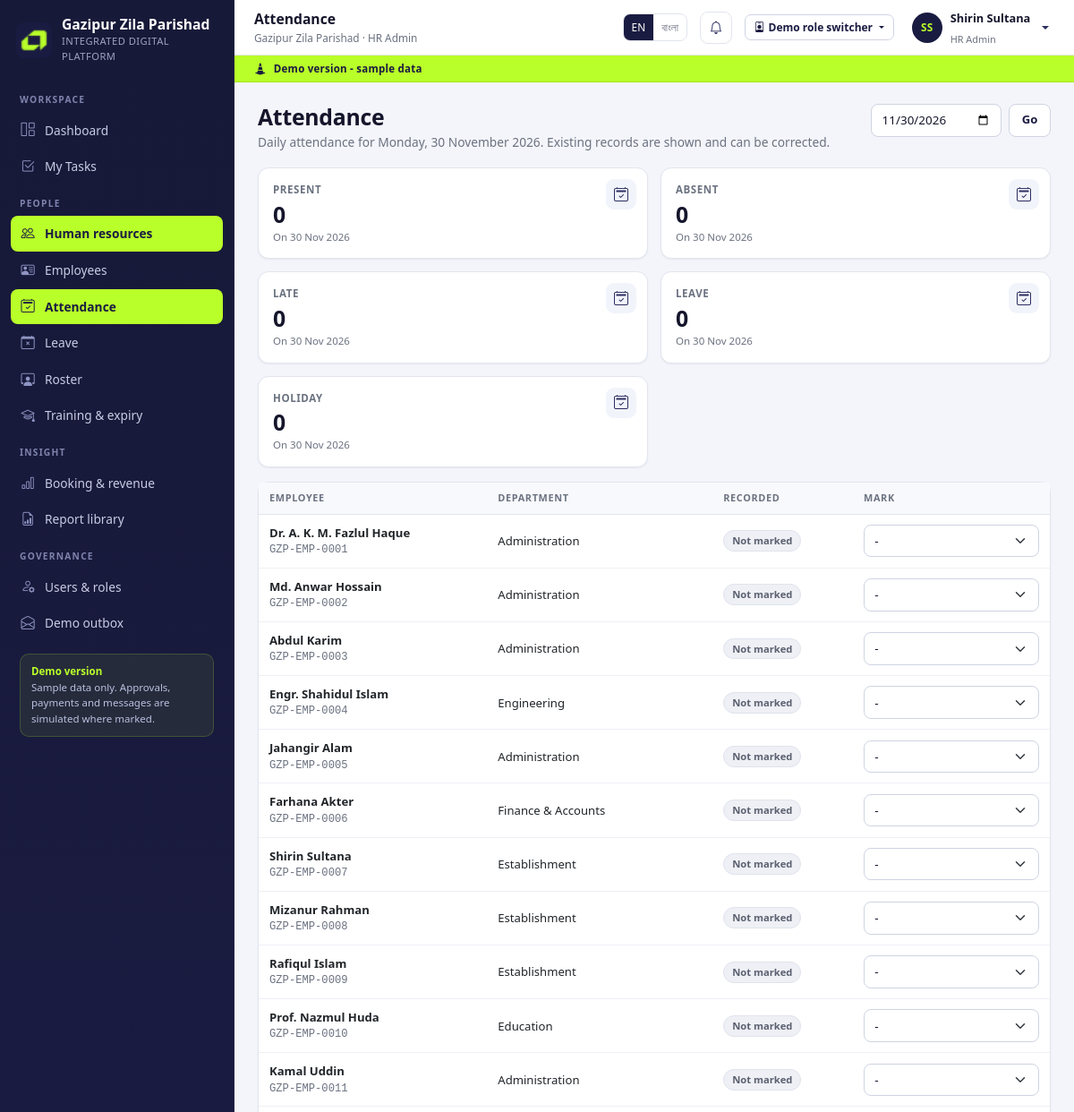
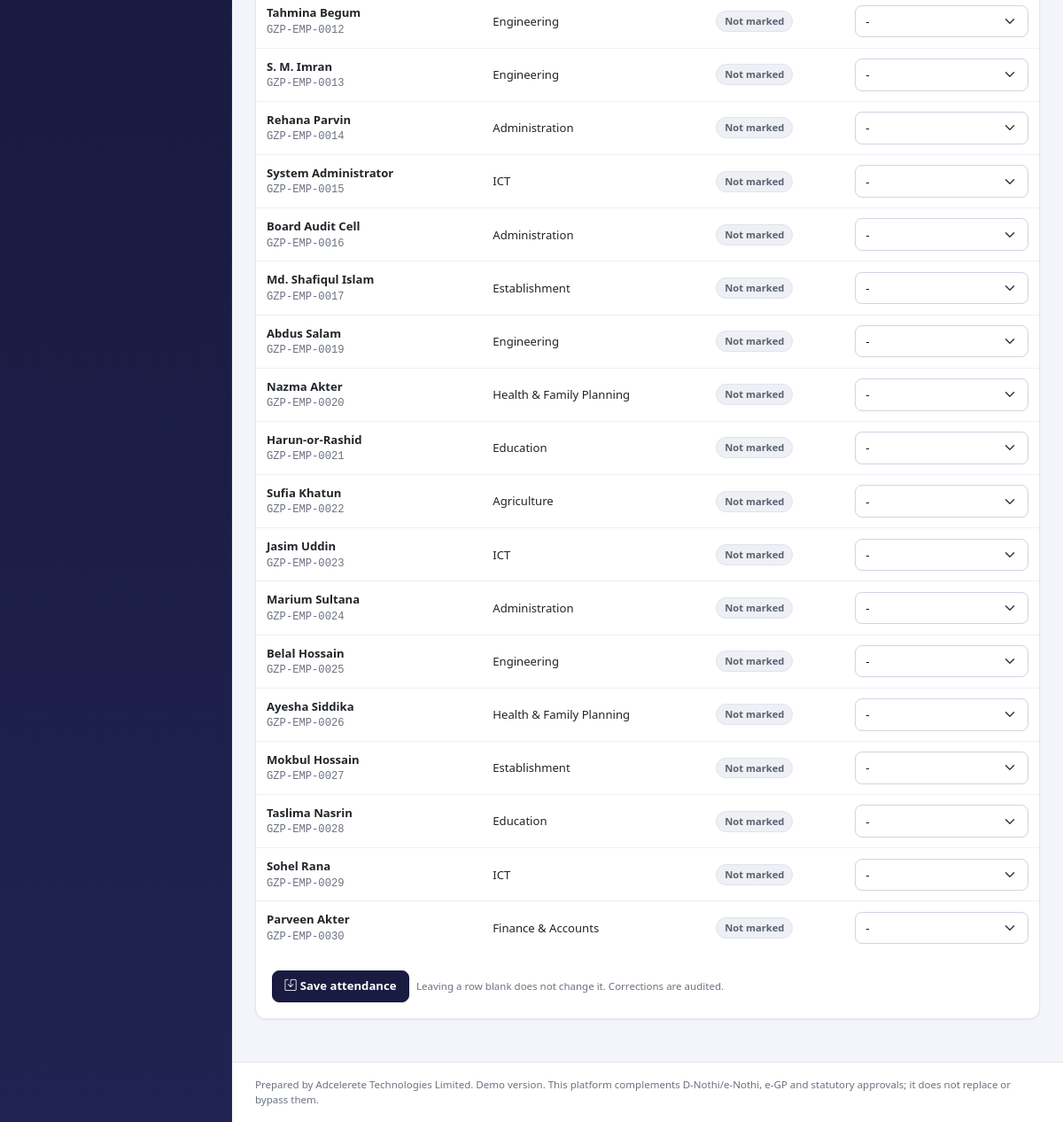
Screenshot of /app/hr/attendance/ (signed in) with the database file from the repository (2 pictures, top to bottom).
### accounts/models.py (models this page shows, shortened)
class User(AbstractUser):
    role = models.ForeignKey(Role, null=True, blank=True, on_delete=models.SET_NULL,
                             related_name='users')
    phone = models.CharField(max_length=30, blank=True)
    department = models.ForeignKey('hr.Department', null=True, blank=True,
                                   on_delete=models.SET_NULL, related_name='users')
    designation = models.ForeignKey('hr.Designation', null=True, blank=True,
                                    on_delete=models.SET_NULL, related_name='users')
    facility = models.ForeignKey('facilities.Facility', null=True, blank=True,
                                 on_delete=models.SET_NULL, related_name='operators',
                                 help_text='Assigned facility for reception operators.')
    email_verified = models.BooleanField(default=False)
    is_demo = models.BooleanField(default=True)
    otp_code = models.CharField(max_length=8, blank=True)
    otp_created_at = models.DateTimeField(null=True, blank=True)
    otp_attempts = models.PositiveIntegerField(default=0)
    class Meta:
        ordering = ['first_name', 'username']
    @property
    def display_name(self):
        return self.get_full_name() or self.username
    @property
    def role_name(self):
        return self.role.name if self.role else 'No role'
    @property
    def is_citizen(self):
        return bool(self.role and self.role.code == 'citizen')
    @property
    def is_staff_portal_user(self):
        return bool(self.role and self.role.code != 'citizen')
    @property
    def is_read_only(self):
        return bool(self.role and self.role.is_read_only)
    def can(self, code):
        if not getattr(self, 'is_authenticated', False):
            return False
        if self.is_superuser:
            return True
        if not self.role_id:
            return False
        cache = getattr(self, '_perm_cache', None)
        if cache is None:
            cache = set(self.role.permissions.values_list('code', flat=True))
            self._perm_cache = cache
        return code in cache

class Role(models.Model):
    code = models.SlugField(max_length=40, unique=True)
    name = models.CharField(max_length=120)
    description = models.TextField(blank=True)
    permissions = models.ManyToManyField(Permission, blank=True, related_name='roles')
    is_read_only = models.BooleanField(
        default=False,
        help_text='Read-only roles cannot submit changes anywhere in the platform.',
    )
    sort_order = models.PositiveIntegerField(default=100)
    class Meta:
        ordering = ['sort_order', 'name']

### hr/models.py (models this page shows, shortened)
class Employee(models.Model):
    STATUS = [('active', 'Active'), ('leave', 'On leave'), ('inactive', 'Inactive')]
    TYPES = [('permanent', 'Permanent'), ('contract', 'Contract'),
             ('deputation', 'Deputation'), ('daily', 'Daily wage')]
    user = models.OneToOneField(settings.AUTH_USER_MODEL, null=True, blank=True,
                                on_delete=models.SET_NULL, related_name='employee')
    employee_no = models.CharField(max_length=30, unique=True)
    name = models.CharField(max_length=160)
    department = models.ForeignKey(Department, null=True, blank=True,
                                   on_delete=models.SET_NULL, related_name='employees')
    designation = models.ForeignKey(Designation, null=True, blank=True,
                                    on_delete=models.SET_NULL, related_name='employees')
    joining_date = models.DateField(null=True, blank=True)
    employment_type = models.CharField(max_length=20, choices=TYPES, default='permanent')
    phone = models.CharField(max_length=30, blank=True)
    email = models.EmailField(blank=True)
    supervisor = models.ForeignKey('self', null=True, blank=True,
                                   on_delete=models.SET_NULL, related_name='team')
    emergency_contact = models.CharField(max_length=120, blank=True)
    status = models.CharField(max_length=20, choices=STATUS, default='active')
    notes = models.TextField(blank=True)
    class Meta:
        ordering = ['employee_no']

class Department(models.Model):
    name = models.CharField(max_length=120, unique=True)
    code = models.SlugField(max_length=30, unique=True)
    head = models.ForeignKey(settings.AUTH_USER_MODEL, null=True, blank=True,
                             on_delete=models.SET_NULL, related_name='headed_departments')
    class Meta:
        ordering = ['name']

### hr/views.py (the view, shortened to what this page needs)
# urls.py: path('hr/attendance/', views.attendance, name='hr_attendance'),
@perm_required('hr.attendance')
def attendance(request):
    day = parse_date(request.GET.get('date')) or today()
    employees = Employee.objects.filter(status__in=('active', 'leave')).select_related(
        'department')
    records = {a.employee_id: a for a in Attendance.objects.filter(date=day)}
    counts = {}
    for status, _ in Attendance.STATUS:
        counts[status] = sum(1 for r in records.values() if r.status == status)
    return render(request, 'hr/attendance.html', {
        'day': day, 'employees': employees, 'records': records,
        'statuses': Attendance.STATUS, 'counts': counts,
        'page_title': 'Attendance',
    })

### accounts/demo.py (called while the page is built)
def demo_accounts():
    from accounts.models import User
    existing = {
        u.username: u for u in User.objects.filter(
            username__in=[a[0] for a in DEMO_ACCOUNTS]
        ).select_related('role')
    }
    out = []
    for username, label in DEMO_ACCOUNTS:
        user = existing.get(username)
        out.append({
            'username': username,
            'label': user.role.name if user and user.role else label,
            'name': user.display_name if user else label,
            'role_code': user.role.code if user and user.role else '',
        })
    return out

### accounts/nav.py (called while the page is built)
def build_nav(user):
    if not user or not user.is_authenticated:
        return []
    is_citizen = user.is_citizen
    groups = []
    for group_label, items in NAV:
        visible = []
        for label, url, perm, icon in items:
            if perm is None:
                if is_citizen:
                    continue
            elif not user.can(perm):
                continue
            visible.append({'label': label, 'url': url, 'icon': icon})
        if visible:
            groups.append({'label': group_label, 'items': visible})
    return groups

### core/i18n.py (called while the page is built)
def translate(text, lang='en'):
    if lang == 'bn':
        return BN.get(text) or BN_EXTRA.get(text) or text
    return text

### core/models.py (called while the page is built)
def get_setting(key, default=''):
    from core.models import AppSetting
    try:
        return AppSetting.objects.get(key=key).value
    except AppSetting.DoesNotExist:
        return default

### core/templatetags/gzp.py (called while the page is built)
@register.simple_tag(takes_context=True)
def t(context, text):
    return i18n.translate(text, context.get('lang', 'en'))

@register.filter
def tr(value, lang):
    return i18n.translate(str(value), lang)

@register.filter
def initials(value):
    parts = [p for p in str(value or '').split() if p]
    return ''.join(p[0].upper() for p in parts[:2]) or '?'

@register.filter
def get_item(mapping, key):
    if mapping is None:
        return None
    try:
        return mapping.get(key)
    except AttributeError:
        return None

@register.simple_tag
def nav_active(request, prefix):
    path = request.path
    if prefix == '/app/':
        return 'active' if path == '/app/' else ''
    return 'active' if path.startswith(prefix) else ''

### core/utils.py (called while the page is built, shortened)
def today():
    return timezone.localdate()

def parse_date(value, default=None):
    if isinstance(value, date):
        return value
    if not value:
        return default

### templates/hr/attendance.html (shortened to what this page needs)
{% extends 'base.html' %}
{% load gzp %}
{% block content %}
<div class="page-head">
  <div>
    <h1>{% t "Attendance" %}</h1>
    <div class="sub">Daily attendance for {{ day|date:"l, d F Y" }}. Existing records are shown and can be corrected.</div>
  </div>
  <form method="get" class="d-flex gap-2">
    <input class="form-control" type="date" name="date" value="{{ day|date:'Y-m-d' }}">
    <button class="btn btn-outline-primary" type="submit">Go</button>
  </form>
</div>
<div class="stat-grid mb-3">
  {% for code, label in statuses %}
    <div class="stat"><div class="label">{{ label }}</div><div class="value">{{ counts|get_item:code }}</div>
      <div class="hint">On {{ day|date:"d M Y" }}</div><div class="ic"><i class="bi bi-calendar2-check"></i></div></div>
  {% endfor %}
</div>
<form method="post">
  <div class="card">
    <div class="table-wrap">
      <table class="table-gzp">
        <thead><tr><th>Employee</th><th>Department</th><th>Recorded</th><th style="width:220px">Mark</th></tr></thead>
        <tbody>
        {% for employee in employees %}
          <tr>
            <td><b>{{ employee.name }}</b><div class="note-inline mono">{{ employee.employee_no }}</div></td>
            <td>{{ employee.department.name|default:"-" }}</td>
            <td>
              {% with record=records|get_item:employee.pk %}
                {% if record %}<span class="chip chip-{{ record.status|chip }}">{{ record.get_status_display }}</span>
                {% else %}<span class="chip chip-muted">Not marked</span>{% endif %}
              {% endwith %}
            </td>
            <td>
              <select class="form-select form-select-sm" name="status_{{ employee.pk }}">
                <option value="">-</option>
              </select>
            </td>
          </tr>
        {% empty %}
          <tr><td colspan="4"><div class="table-empty">No active employees.</div></td></tr>
        {% endfor %}
        </tbody>
      </table>
    </div>
    <div class="card-body d-flex gap-2">
      <button class="btn btn-primary" type="submit"><i class="bi bi-save me-1"></i>Save attendance</button>
      <span class="note-inline align-self-center">Leaving a row blank does not change it. Corrections are audited.</span>
    </div>
  </div>
</form>
{% endblock %}

### templates/base.html (shortened to what this page needs)
{% load static gzp %}<!doctype html>
<html lang="{{ lang }}">
<head>
  <link rel="stylesheet" href="{% static 'vendor/bootstrap/bootstrap.min.css' %}">
  <link rel="stylesheet" href="{% static 'vendor/bootstrap-icons/bootstrap-icons.min.css' %}">
  <link rel="stylesheet" href="{% static 'css/gzp.css' %}">
</head>
<body class="{% block body_class %}{% endblock %}">
{% if user.is_authenticated and user.is_staff_portal_user %}
  <aside class="sidebar" id="sidebar" aria-label="Main navigation">
    <div class="brand">
      <img src="{% static 'img/adcelerete_logo.png' %}" alt="Adcelerete logo">
      <div>
        <div class="brand-name">{{ APP_NAME_MAIN }}</div>
        <div class="brand-sub">{{ APP_NAME_SUB }}</div>
      </div>
    </div>
    <div class="sidebar-scroll">
      {% for group in nav_groups %}
        <div class="nav-group">
          <div class="nav-group-label">{{ group.label|tr:lang }}</div>
          {% for item in group.items %}
            <a class="nav-item {% nav_active request item.url %}" href="{{ item.url }}">
              <i class="bi bi-{{ item.icon }}"></i><span>{{ item.label|tr:lang }}</span>
            </a>
          {% endfor %}
        </div>
      {% endfor %}
      <div class="sidebar-note">
        <strong>{% t "Demo version" %}</strong><br>
        Sample data only. Approvals, payments and messages are simulated where marked.
      </div>
    </div>
  </aside>
  <div class="app-shell">
    <header class="topbar">
      <div>
        <div class="page-title">{% block topbar_title %}{{ page_title|default:"Dashboard" }}{% endblock %}</div>
        <div class="crumb">{{ APP_NAME_MAIN }} · {{ user.role_name }}</div>
      </div>
      <div class="lang-switch" role="group" aria-label="Language">
        <a class="{% if lang == 'en' %}on{% endif %}" href="/lang/en/?next={{ request.get_full_path|urlencode }}">EN</a>
        <a class="{% if lang == 'bn' %}on{% endif %}" href="/lang/bn/?next={{ request.get_full_path|urlencode }}">বাংলা</a>
      </div>
      <a class="icon-btn" href="/app/notifications/" aria-label="Notifications">
        <i class="bi bi-bell"></i>
      </a>
      {% if DEMO_MODE %}{% include 'partials/demo_switcher.html' %}{% endif %}
      <div class="dropdown">
        <a class="user-chip dropdown-toggle" href="#" data-bs-toggle="dropdown" aria-expanded="false">
          <span class="avatar">{{ user.display_name|initials }}</span>
          <span class="d-none d-lg-block">
            <span class="u-name">{{ user.display_name }}</span><br>
            <span class="u-role">{{ user.role_name }}</span>
          </span>
        </a>
      </div>
    </header>
    <div class="demo-ribbon"><i class="bi bi-cone-striped"></i> {% t "Demo version - sample data" %}</div>
    <main class="page" id="main">
{% endif %}
      {% block content %}{% endblock %}
{% if user.is_authenticated and user.is_staff_portal_user %}
    </main>
    <footer class="app-footer">
      Prepared by {{ SUPPLIER }}. Demo version. This platform complements D-Nothi/e-Nothi, e-GP and statutory approvals; it does not replace or bypass them.
    </footer>
  </div>
{% endif %}
</body>
</html>

### rows the page displays
User: role_name "HR Admin", display_name|initials "SS", display_name "Shirin Sultana"
Employee: name "Dr. A. K. M. Fazlul Haque", employee_no "GZP-EMP-0001", department.name "Administration"
Employee: name "Md. Anwar Hossain", employee_no "GZP-EMP-0002", department.name "Administration"
Employee: name "Abdul Karim", employee_no "GZP-EMP-0003", department.name "Administration"
Employee: name "Engr. Shahidul Islam", employee_no "GZP-EMP-0004", department.name "Engineering"
Employee: name "Jahangir Alam", employee_no "GZP-EMP-0005", department.name "Administration"
Employee: name "Farhana Akter", employee_no "GZP-EMP-0006", department.name "Finance & Accounts"
Employee: name "Shirin Sultana", employee_no "GZP-EMP-0007", department.name "Establishment"
Employee: name "Mizanur Rahman", employee_no "GZP-EMP-0008", department.name "Establishment"
Employee: name "Rafiqul Islam", employee_no "GZP-EMP-0009", department.name "Establishment"
Employee: name "Prof. Nazmul Huda", employee_no "GZP-EMP-0010", department.name "Education"
Employee: name "Kamal Uddin", employee_no "GZP-EMP-0011", department.name "Administration"
Employee: name "Tahmina Begum", employee_no "GZP-EMP-0012", department.name "Engineering"
Employee: name "S. M. Imran", employee_no "GZP-EMP-0013", department.name "Engineering"
Employee: name "Rehana Parvin", employee_no "GZP-EMP-0014", department.name "Administration"
Employee: name "System Administrator", employee_no "GZP-EMP-0015", department.name "ICT"
Employee: name "Board Audit Cell", employee_no "GZP-EMP-0016", department.name "Administration"
Employee: name "Md. Shafiqul Islam", employee_no "GZP-EMP-0017", department.name "Establishment"
Employee: name "Abdus Salam", employee_no "GZP-EMP-0019", department.name "Engineering"
Employee: name "Nazma Akter", employee_no "GZP-EMP-0020", department.name "Health & Family Planning"
Employee: name "Harun-or-Rashid", employee_no "GZP-EMP-0021", department.name "Education"
Employee: name "Sufia Khatun", employee_no "GZP-EMP-0022", department.name "Agriculture"
Employee: name "Jasim Uddin", employee_no "GZP-EMP-0023", department.name "ICT"
Employee: name "Marium Sultana", employee_no "GZP-EMP-0024", department.name "Administration"
Employee: name "Belal Hossain", employee_no "GZP-EMP-0025", department.name "Engineering"
Employee: name "Ayesha Siddika", employee_no "GZP-EMP-0026", department.name "Health & Family Planning"
Employee: name "Mokbul Hossain", employee_no "GZP-EMP-0027", department.name "Establishment"
Employee: name "Taslima Nasrin", employee_no "GZP-EMP-0028", department.name "Education"
Employee: name "Sohel Rana", employee_no "GZP-EMP-0029", department.name "ICT"
Employee: name "Parveen Akter", employee_no "GZP-EMP-0030", department.name "Finance & Accounts"

### other values shown
{{ APP_NAME_MAIN }} "Gazipur Zila Parishad"
{{ APP_NAME_SUB }} "INTEGRATED DIGITAL PLATFORM"
{{ group.label|tr:lang }} "WORKSPACE" "PEOPLE" "INSIGHT" "GOVERNANCE"
{{ item.label|tr:lang }} "Dashboard" "My Tasks" "Human resources" "Employees" "Attendance" "Leave" "Roster" "Training & expiry" "Booking & revenue" "Report library" "Users & roles" "Demo outbox"
{{ page_title|default:"Dashboard" }} "Attendance"
{{ day|date:"l, d F Y" }} "Monday, 30 November 2026"
{{ label }} "PRESENT" "ABSENT" "LATE" "LEAVE" "HOLIDAY"
{{ counts|get_item:code }} "0" "0" "0" "0" "0"
{{ day|date:"d M Y" }} "30 Nov 2026" "30 Nov 2026" "30 Nov 2026" "30 Nov 2026" "30 Nov 2026"
{{ SUPPLIER }} "Adcelerete Technologies Limited"
